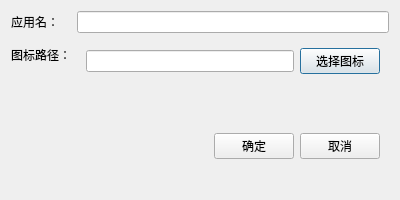
<?xml version="1.0" encoding="UTF-8"?>
<ui version="4.0">
 <class>AppConfigDialog</class>
 <widget class="QDialog" name="AppConfigDialog">
  <property name="geometry">
   <rect>
    <x>0</x>
    <y>0</y>
    <width>400</width>
    <height>200</height>
   </rect>
  </property>
  <property name="windowTitle">
   <string>应用配置</string>
  </property>
  <layout class="QVBoxLayout" name="verticalLayout">
   <item>
    <layout class="QFormLayout" name="formLayout">
     <item row="0" column="0">
      <widget class="QLabel" name="label">
       <property name="text">
        <string>应用名：</string>
       </property>
      </widget>
     </item>
     <item row="0" column="1">
      <widget class="QLineEdit" name="appNameEdit"/>
     </item>
     <item row="1" column="0">
      <widget class="QLabel" name="label_2">
       <property name="text">
        <string>图标路径：</string>
       </property>
      </widget>
     </item>
     <item row="1" column="1">
      <widget class="QWidget" name="horizontalWidget" native="true">
       <layout class="QHBoxLayout" name="horizontalLayout">
        <item>
        <widget class="QLineEdit" name="iconPathEdit"/>
       </item>
       <item>
        <widget class="QPushButton" name="selectIconBtn">
         <property name="text">
          <string>选择图标</string>
         </property>
        </widget>
       </item>
      </layout>
      </widget>
   </item>
    </layout>
   </item>
   <item>
    <widget class="QWidget" name="horizontalWidget_2" native="true">
     <layout class="QHBoxLayout" name="horizontalLayout_2">
      <item>
       <spacer name="horizontalSpacer">
        <property name="orientation">
         <enum>Qt::Horizontal</enum>
        </property>
        <property name="sizeHint" stdset="0">
         <size>
          <width>40</width>
          <height>20</height>
         </size>
        </property>
       </spacer>
      </item>
      <item>
       <widget class="QPushButton" name="confirmBtn">
        <property name="text">
         <string>确定</string>
        </property>
 </widget>
      </item>
      <item>
       <widget class="QPushButton" name="cancelBtn">
        <property name="text">
         <string>取消</string>
        </property>
       </widget>
      </item>
     </layout>
    </widget>
   </item>
  </layout>
 </widget>
 <resources/>
 <connections/>
</ui>
